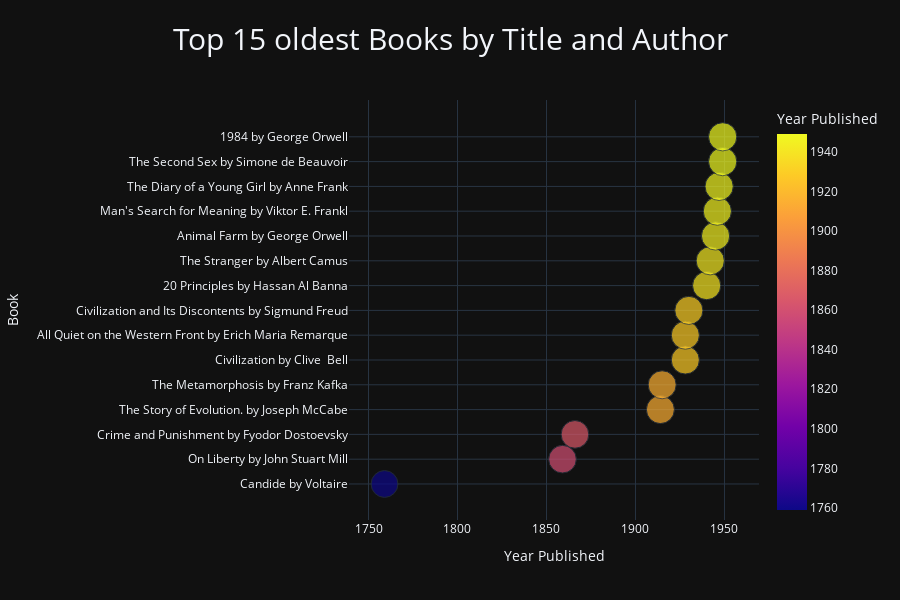

The cell this chart's notebook holds for it:
### Code cell
# the oldest books Ive ever read 
import pandas as pd
import plotly.express as px

# sort pages in desc order and select the top 10
oldest_books = books.sort_values('Year Published', ascending=True).head(15)

# combine author and title for label
oldest_books['Label'] = oldest_books['Title'] + ' by ' + oldest_books['Author']

# plot chart
fig = px.scatter(
    oldest_books, 
    x='Year Published',
    y='Label',
    color='Year Published',
    size='Year Published',
    title='Top 15 oldest Books by Title and Author',
    height=600,
    hover_data={'Origin': True, 'Genre':True, 'Pages':True},
    template='plotly_dark'
)

fig.update_layout(
    title_x=0.5,
    title_font_size=30,
    xaxis_title='Year Published',
    yaxis_title='Book',
    yaxis={'categoryorder': 'total ascending'},
    )

fig.show()

### Figure 1 — Plotly figure (JSON) as saved in the notebook; plotly's stock layout.template omitted (floating-point values rounded to 4 significant figures)
{"data": [{"customdata": [["France", "Philosophy", 129], ["UK", "Philosophy", 187], ["Russia", "Philosophy", 671], ["UK", "Science", 264], ["Czechia", "Philosophy", 201], ["UK", "Philosophy", 157], ["Germany", "History", 300], ["Austria", "Psychology", 127], ["Egypt", "Faith", 200], ["Algeria", "Philosophy", 159], ["UK", "Dystopian", 122], ["Austria", "Autobiography", 165], ["Germany", "Autobiography", 283], ["France", "Feminism", 746], ["UK", "Dystopian", 368]], "hovertemplate": "Year Published=%{marker.color}<br>Label=%{y}<br>Origin=%{customdata[0]}<br>Genre=%{customdata[1]}<br>Pages=%{customdata[2]}<extra></extra>", "legendgroup": "", "marker": {"color": [1759, 1859, 1866, 1914, 1915, 1928, 1928, 1930, 1940, 1942, 1945, 1946, 1947, 1949, 1949], "coloraxis": "coloraxis", "size": [1759, 1859, 1866, 1914, 1915, 1928, 1928, 1930, 1940, 1942, 1945, 1946, 1947, 1949, 1949], "sizemode": "area", "sizeref": 4.872, "symbol": "circle"}, "mode": "markers", "name": "", "orientation": "h", "showlegend": false, "type": "scatter", "x": [1759, 1859, 1866, 1914, 1915, 1928, 1928, 1930, 1940, 1942, 1945, 1946, 1947, 1949, 1949], "xaxis": "x", "y": ["Candide by Voltaire", "On Liberty by John Stuart Mill", "Crime and Punishment by Fyodor Dostoevsky", "The Story of Evolution. by Joseph McCabe", "The Metamorphosis by Franz Kafka", "Civilization by Clive  Bell", "All Quiet on the Western Front by Erich Maria Remarque", "Civilization and Its Discontents by Sigmund Freud", "20 Principles by Hassan Al Banna", "The Stranger by Albert Camus", "Animal Farm by George Orwell", "Man's Search for Meaning by Viktor E. Frankl", "The Diary of a Young Girl by Anne Frank", "The Second Sex by Simone de Beauvoir", "1984 by George Orwell"], "yaxis": "y"}], "layout": {"coloraxis": {"colorbar": {"title": {"text": "Year Published"}}, "colorscale": [[0, "#0d0887"], [0.1111, "#46039f"], [0.2222, "#7201a8"], [0.3333, "#9c179e"], [0.4444, "#bd3786"], [0.5556, "#d8576b"], [0.6667, "#ed7953"], [0.7778, "#fb9f3a"], [0.8889, "#fdca26"], [1, "#f0f921"]]}, "height": 600, "legend": {"itemsizing": "constant", "tracegroupgap": 0}, "title": {"font": {"size": 30}, "text": "Top 15 oldest Books by Title and Author", "x": 0.5}, "xaxis": {"anchor": "y", "domain": [0, 1], "title": {"text": "Year Published"}}, "yaxis": {"anchor": "x", "categoryorder": "total ascending", "domain": [0, 1], "title": {"text": "Book"}}}}
